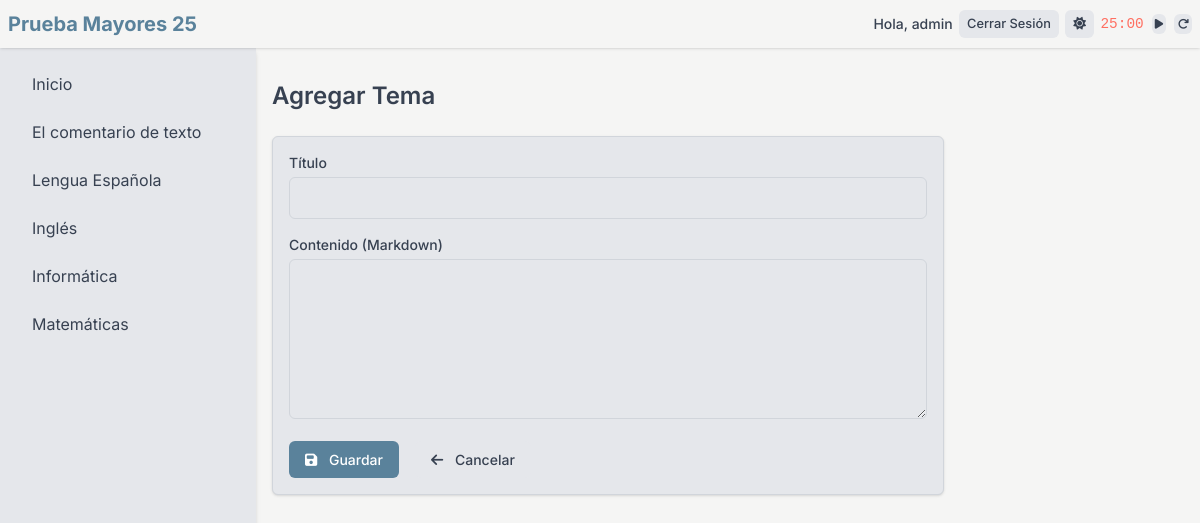
The page /asignatura/5/agregar_tema (signed in) on the database its author committed.
### tables this page shows
CREATE TABLE usuarios (
                id INTEGER PRIMARY KEY AUTOINCREMENT,
                username TEXT NOT NULL UNIQUE,
                password TEXT NOT NULL
            );

CREATE TABLE asignaturas (
                id INTEGER PRIMARY KEY AUTOINCREMENT,
                nombre TEXT NOT NULL UNIQUE,
                descripcion TEXT
            );

### app.py (the view, shortened to what this page needs)
@app.route("/asignatura/<int:asignatura_id>/agregar_tema", methods=["GET", "POST"])
@login_required
def agregar_tema(asignatura_id):
    with closing(get_db_connection()) as conn:
        asignatura_row = conn.execute(
            "SELECT id, nombre FROM asignaturas WHERE ID = ?", (asignatura_id,)
        ).fetchone()
        if not asignatura_row:
            return redirect(url_for("index"))
        asignatura = dict(asignatura_row)
    return render_template(
        "agregar_tema.html",
        asignatura_id=asignatura_id,
        asignatura=asignatura,
        asignaturas=fetch_asignaturas(),
        navbar_data=get_navbar_data(),
    )

### app.py (called while the page is built)
@login_manager.user_loader
def load_user(user_id):
    with closing(get_db_connection()) as conn:
        user = conn.execute(
            "SELECT id, username FROM usuarios WHERE id = ?", (user_id,)
        ).fetchone()
        return User(user["id"], user["username"]) if user else None

def fetch_asignaturas():
    with closing(get_db_connection()) as conn:
        return [
            dict(row)
            for row in conn.execute(
                "SELECT id, nombre, descripcion FROM asignaturas"
            ).fetchall()
        ]

def get_navbar_data():
    return {
        "is_authenticated": current_user.is_authenticated,
        "username": current_user.username if current_user.is_authenticated else None,
        "dark_mode": session.get("dark_mode", False),
    }

### init_db.py (called while the page is built)
def get_db_connection():
    db_path = os.path.join(current_app.root_path, "instance", "database.db")
    conn = sqlite3.connect(db_path, check_same_thread=False)
    conn.row_factory = sqlite3.Row
    return conn

### templates/agregar_tema.html (shortened to what this page needs)
<!DOCTYPE html>
<html lang="es" data-theme="{{ 'dark' if navbar_data.dark_mode else 'light' }}">
<head>
    <link rel="stylesheet" href="https://cdnjs.cloudflare.com/ajax/libs/font-awesome/6.5.1/css/all.min.css">
    <script src="https://cdn.tailwindcss.com"></script>
    <link rel="stylesheet" href="{{ url_for('static', filename='css/style.css') }}">
</head>
<body>
    {% include '_navbar.html' %}
    {% include '_sidebar.html' %}
    <main class="content">
        <h1 class="text-2xl font-semibold mb-6">Agregar Tema</h1>
        <form method="POST" class="card max-w-2xl">
            <div class="mb-4">
                <label for="titulo" class="block text-sm font-medium mb-1">Título</label>
                <input type="text" id="titulo" name="titulo" class="w-full p-2 border border-[var(--border)] rounded-md"
                    required>
            </div>
            <div class="mb-4">
                <label for="contenido" class="block text-sm font-medium mb-1">Contenido (Markdown)</label>
                <textarea id="contenido" name="contenido"
                    class="w-full p-2 border border-[var(--border)] rounded-md h-40" required></textarea>
            </div>
            <div class="flex space-x-4">
                <button type="submit" class="btn btn-primary"><i class="fas fa-save mr-2"></i> Guardar</button>
                <a href="{{ url_for('mostrar_temas', asignatura_id=asignatura_id) }}" class="btn btn-secondary"><i
                        class="fas fa-arrow-left mr-2"></i> Cancelar</a>
            </div>
        </form>
    </main>
</body>
</html>

### templates/_navbar.html (shortened to what this page needs)
<nav class="navbar">
    <div class="navbar-container">
        <a href="{{ url_for('index') }}" class="navbar-brand">Prueba Mayores 25</a>
        <div class="navbar-menu">
            {% if navbar_data.is_authenticated %}
            <span class="text-sm font-medium">Hola, {{ navbar_data.username }}</span>
            <a href="{{ url_for('logout') }}" class="navbar-btn navbar-btn-secondary">Cerrar Sesión</a>
            {% else %}
            <a href="{{ url_for('login') }}" class="navbar-btn navbar-btn-primary">Iniciar Sesión</a>
            <a href="{{ url_for('register') }}" class="navbar-btn navbar-btn-secondary">Registrarse</a>
            {% endif %}
            <form method="POST" action="{{ url_for('toggle_theme') }}">
                <button type="submit" class="navbar-btn navbar-btn-secondary" title="Cambiar tema">
                    <i class="fas fa-{{ 'moon' if navbar_data.dark_mode else 'sun' }}"></i>
                </button>
            </form>
            <div class="pomodoro-container flex items-center gap-2">
                <span id="pomodoroTime" class="font-mono text-sm">25:00</span>
                <button id="pomodoroToggle" class="navbar-btn navbar-btn-secondary p-1" title="Iniciar/Pausar">
                </button>
                <button id="pomodoroReset" class="navbar-btn navbar-btn-secondary p-1" title="Reiniciar">
                    <i class="fas fa-redo"></i>
                </button>
            </div>
        </div>
    </div>
</nav>

### templates/_sidebar.html
<aside class="sidebar">
    <ul>
        <li><a href="{{ url_for('index') }}">Inicio</a></li>
        {% for asignatura in asignaturas %}
        <li><a href="{{ url_for('mostrar_asignatura', asignatura_id=asignatura['id']) }}">{{ asignatura['nombre'] }}</a>
        </li>
        {% endfor %}
    </ul>
</aside>

### static/css/style.css (style rules this page uses)
:root { --primary-bg: #f5f5f4; --primary-text: #374151; --secondary-bg: #e5e7eb; --accent: #5a829b; --accent-hover: #456e87; --border: #d1d5db; --shadow: rgba(0, 0, 0, 0.1); --work-color: #ff6f61; --rest-color: #4caf50; }
body { font-family: Inter, sans-serif; background-color: var(--primary-bg); color: var(--primary-text); transition: background-color 0.3s ease, color 0.3s ease; margin: 0; padding: 0; }
.navbar { position: fixed; top: 0; left: 0; width: 100%; z-index: 20; background-color: var(--primary-bg); box-shadow: 0 1px 3px 0 var(--shadow), 0 1px 2px -1px var(--shadow); padding: 0.5rem; min-height: 3rem; display: flex; align-items: center; box-sizing: border-box; }
.navbar-container { display: flex; align-items: center; justify-content: space-between; width: 100%; max-width: 80rem; margin: 0 auto; flex-wrap: nowrap; }
.navbar-brand { font-size: 1.25rem; font-weight: 700; color: var(--accent); white-space: nowrap; overflow: hidden; text-overflow: ellipsis; }
.navbar-menu { display: flex; align-items: center; gap: 0.4rem; flex-wrap: nowrap; overflow-x: auto; -webkit-overflow-scrolling: touch; scrollbar-width: none; }
.navbar-menu>* { margin-left: 0; }
.navbar-btn { padding: 0.3rem 0.5rem; border-radius: 0.375rem; font-weight: 500; font-size: 0.8rem; transition: background-color 0.2s ease-in-out, color 0.2s ease-in-out; white-space: nowrap; }
.navbar-btn-secondary { background-color: var(--secondary-bg); color: var(--primary-text); }
.sidebar { position: fixed; top: 3rem; left: 0; width: 16rem; height: calc(100vh - 3rem); background-color: var(--secondary-bg); box-shadow: 0 4px 6px -1px var(--shadow), 0 2px 4px -1px var(--shadow); transform: translateX(-100%); transition: transform 0.3s ease-in-out; }
.sidebar ul { padding: 1rem; display: flex; flex-direction: column; gap: 0.5rem; list-style: none; margin: 0; }
.sidebar li a { display: block; padding: 0.5rem 1rem; border-radius: 0.375rem; color: var(--primary-text); text-decoration: none; transition: background-color 0.2s ease-in-out, color 0.2s ease-in-out; }
.content { padding-top: 5rem; padding-left: 1rem; padding-right: 1rem; min-height: 100vh; transition: margin-left 0.3s ease-in-out; box-sizing: border-box; }
@media (min-width: 769px) { .content { margin-left: 16rem; } }
@media (min-width: 769px) { .sidebar { transform: translateX(0); } }
.btn { padding: 0.5rem 1rem; border-radius: 0.375rem; font-weight: 500; font-size: 0.875rem; transition: background-color 0.2s ease-in-out, color 0.2s ease-in-out; cursor: pointer; border: none; }
.btn-primary { background-color: var(--accent); color: #fff; }
.btn-secondary { background-color: var(--secondary-bg); color: var(--primary-text); }
.card { background-color: var(--secondary-bg); padding: 1rem; border-radius: 0.375rem; box-shadow: 0 1px 3px 0 var(--shadow), 0 1px 2px -1px var(--shadow); border: 1px solid var(--border); }
input[type="text"], input[type="password"], textarea { background-color: var(--secondary-bg); color: var(--primary-text); border: 1px solid var(--border); padding: 0.5rem; border-radius: 0.375rem; width: 100%; box-sizing: border-box; transition: background-color 0.3s ease, color 0.3s ease, border-color 0.3s ease; }
.pomodoro-container { display: flex; align-items: center; gap: 0.4rem; }
#pomodoroTime { font-family: monospace; font-size: 0.9rem; color: inherit; min-width: 40px; transition: all 0.2s ease; }
#pomodoroTime.work { color: var(--work-color); }
#pomodoroToggle, #pomodoroReset { padding: 0.2rem !important; line-height: 1; transition: all 0.2s ease; }
#pomodoroToggle i, #pomodoroReset i { font-size: 0.7rem; }
p, li { line-height: 1.5 !important; }

### rows shown on the page
usuarios: username "admin"
asignaturas: nombre "El comentario de texto"
asignaturas: nombre "Lengua Española"
asignaturas: nombre "Inglés"
asignaturas: nombre "Informática"
asignaturas: nombre "Matemáticas"
